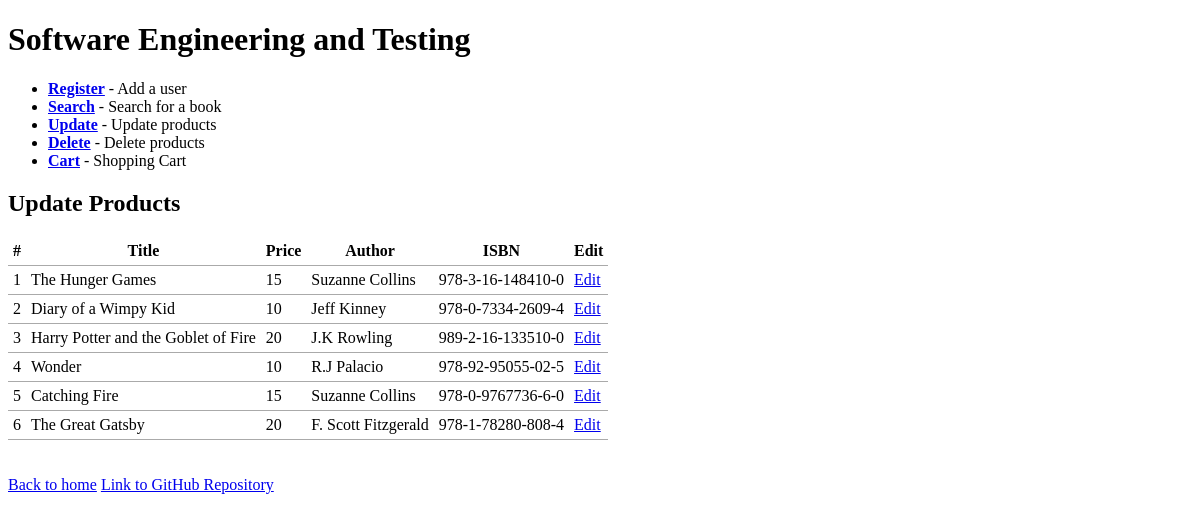
The page /updateStock.php (signed in) on the database its author committed.
### tables this page shows
CREATE TABLE PRODUCTS (
 PRODUCTID              INT(5) auto_increment,
 TITLE               	VARCHAR(40),
 PRICE  			DOUBLE,
 AUTHOR			VARCHAR(30),
 ISBN				VARCHAR(20),
 DISCOUNT			DOUBLE,
 CONSTRAINT PRODUCTS_PRIMARY_KEY PRIMARY KEY (PRODUCTID));

### common.php (called while the page is built, shortened)
<?php
function clean($data)
{
    $data = htmlspecialchars($data, ENT_QUOTES | ENT_SUBSTITUTE, "UTF-8");
    $data = trim($data);
    $data = stripslashes($data);
    return ($data);
}

### public/updateStock.php (the view)
<?php
try
{
    require "../common.php";
    require_once '../src/DBconnect.php';
    $sql = "SELECT * FROM products";
    $statement = $connection->prepare($sql);
    $statement->execute();
    $result = $statement->fetchAll();
}
catch(PDOException $error)
{
    echo $sql . "<br>" . $error->getMessage();
}
?>
<?php require "templates/header.php"; ?>
    <h2>Update Products</h2>
    <table>
        <thead>
        <tr>
            <th>#</th>
            <th>Title</th>
            <th>Price</th>
            <th>Author</th>
            <th>ISBN</th>
            <th>Edit</th>
        </tr>
        </thead>
        <tbody>
        <?php foreach ($result as $row) : ?>
            <tr>
                <td><?php echo clean($row["PRODUCTID"]); ?></td>
                <td><?php echo clean($row["TITLE"]); ?></td>
                <td><?php echo clean($row["PRICE"]); ?></td>
                <td><?php echo clean($row["AUTHOR"]); ?></td>
                <td><?php echo clean($row["ISBN"]); ?></td>
                <td><a href="update-single.php?id=<?php echo clean($row["PRODUCTID"]);
                    ?>">Edit</a></td>
            </tr>
        <?php endforeach; ?>
        </tbody>
    </table>
<?php require "templates/footer.php"; ?>

### public/templates/header.php (shortened to what this page needs)
<!DOCTYPE html>
<html lang="en">
<head>
    <link rel="stylesheet" href="css/style.css" />
</head>
<body>
    <h1>Software Engineering and Testing</h1>
    <nav>
        <ul>
            <li>
                <a href="register.php"><strong>Register</strong></a> - Add a user
            </li>
            <li>
                <a href="search.php"><strong>Search</strong></a> - Search for a book
            </li>
            <li>
                <a href="updateStock.php"><strong>Update</strong></a> - Update products
            </li>
            <li>
                <a href="deleteStock.php"><strong>Delete</strong></a> - Delete products
            </li>
            <li>
                <a href="cart.php"><strong>Cart</strong></a> - Shopping Cart
            </li>
        </ul>
    </nav>

### public/templates/footer.php
    <footer>
    <br><br>
    <a href="./index.php">Back to home</a>
    <a href="https://github.com/Luke-Daly/WebDev_Server_Project">Link to GitHub Repository</a>
    </footer>
    </body>
</html>

### public/css/style.css (style rules this page uses)
table { border-collapse: collapse; border-spacing: 0; }
td, th { padding: 5px; border-bottom: 1px solid #aaa; }

### rows shown on the page
products: PRODUCTID "1", TITLE "The Hunger Games", PRICE "15", AUTHOR "Suzanne Collins", ISBN "978-3-16-148410-0"
products: PRODUCTID "2", TITLE "Diary of a Wimpy Kid", PRICE "10", AUTHOR "Jeff Kinney", ISBN "978-0-7334-2609-4"
products: PRODUCTID "3", TITLE "Harry Potter and the Goblet of Fire", PRICE "20", AUTHOR "J.K Rowling", ISBN "989-2-16-133510-0"
products: PRODUCTID "4", TITLE "Wonder", PRICE "10", AUTHOR "R.J Palacio", ISBN "978-92-95055-02-5"
products: PRODUCTID "5", TITLE "Catching Fire", PRICE "15", AUTHOR "Suzanne Collins", ISBN "978-0-9767736-6-0"
products: PRODUCTID "6", TITLE "The Great Gatsby", PRICE "20", AUTHOR "F. Scott Fitzgerald", ISBN "978-1-78280-808-4"
